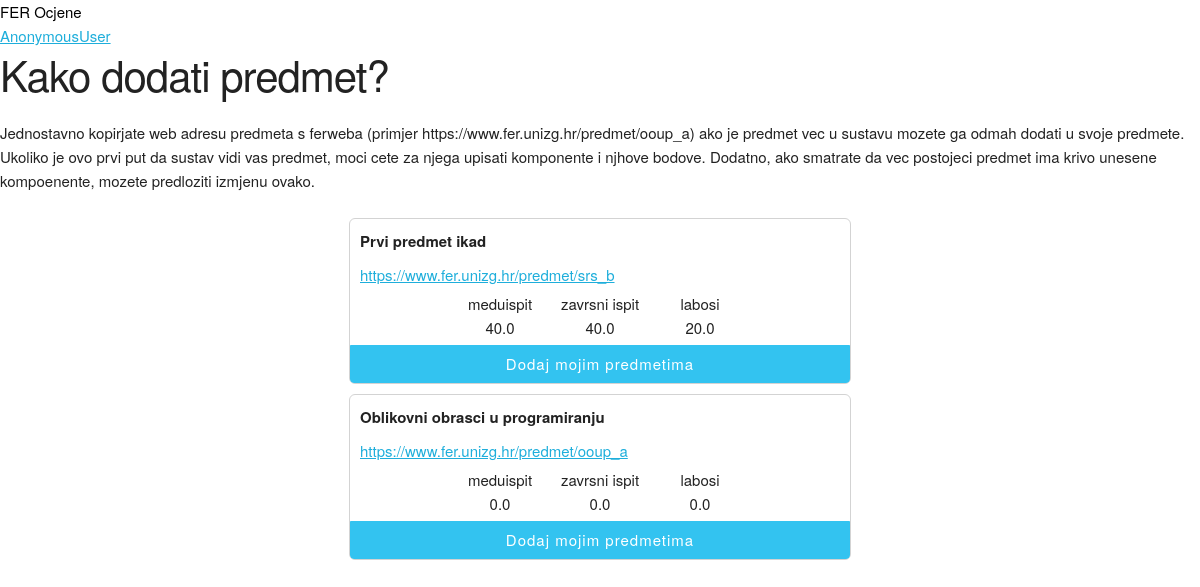
The page / on the database its author committed.
### fer_grades/models.py (models this page shows, shortened)
class Predmet(models.Model):
    name = models.CharField(max_length=100)
    fer_url = models.CharField(max_length=60, unique=True)
    class Meta:
        verbose_name_plural = "Predmeti"

class Komponenta(models.Model):
    name = models.CharField(max_length=200)
    predmet = models.ForeignKey(Predmet, on_delete=models.CASCADE)
    max_points = models.FloatField(default=0)
    class Meta:
        verbose_name_plural = "Komponente"

### fer_grades/views.py (the view)
# urls.py: path('', HomeView.as_view(), name='home'),
class HomeView(TemplateView):
    template_name = "home.html"
    def get(self, request):
        predmeti = Predmet.objects.all()
        return render(request, self.template_name, {'predmeti': predmeti})

### fer_grades/templates/home.html
{% extends "base.html" %}
{% block content %}
<h2>Kako dodati predmet?</h2>
<p>Jednostavno kopirjate web adresu predmeta s ferweba (primjer https://www.fer.unizg.hr/predmet/ooup_a)
    ako je predmet vec u sustavu mozete ga odmah dodati u svoje predmete.
    Ukoliko je ovo prvi put da sustav vidi vas predmet, moci cete za njega upisati komponente i njhove bodove.
    Dodatno, ako smatrate da vec postojeci predmet ima krivo unesene kompoenente, mozete predloziti izmjenu ovako.
</p>
{%for predmet in predmeti %}
<div class="card">
    <div class="card_title">{{predmet.name}}</div>
    <a class="fer_url" href="{{predmet.fer_url}}" target="_blank">{{predmet.fer_url}}</a>
    <div class="card_component_wrapper">
        {%for komponenta in predmet.komponenta_set.all %}
        <div>
            <p>{{komponenta.name}}</p>
            <p>{{komponenta.max_points}}</p>
        </div>
        {% endfor %}
    </div>
    <a href="/add-predmet/{{predmet.id}}/">
        <button class="button-primary add_predmet_btn">Dodaj mojim predmetima</button>
    </a>
</div>
{% endfor %}
{% endblock %}

### fer_grades/templates/base.html (shortened to what this page needs)
{% load static %}
<!DOCTYPE html>
<html>
<head>
    <link rel="stylesheet" href="{% static 'css/skeleton.css' %}">
    <link rel="stylesheet" href="{% static 'css/normalize.css' %}">
    <link rel="stylesheet" href="{% static 'style.css' %}">
</head>
<body>
    <div class="toolbar">
        <a href="/" style="text-decoration:none; color:black">
            FER Ocjene
        </a>
    </div>
<a href="/moj-predmeti"> {{user}}</a>
    {% block content %}
    {% endblock %}
</body>
</html>

### fer_grades/static/css/skeleton.css (style rules this page uses)
html { font-size: 62.5%; }
body { font-size: 1.5em; line-height: 1.6; font-weight: 400; font-family: "Raleway", "HelveticaNeue", "Helvetica Neue", Helvetica, Arial, sans-serif; color: #222; }
h1, h2, h3, h4, h5, h6 { margin-top: 0; margin-bottom: 2rem; font-weight: 300; }
h2 { font-size: 3.6rem; line-height: 1.25; letter-spacing: -.1rem; }
@media (min-width: 550px) { h2 { font-size: 4.2rem; } }
p { margin-top: 0; }
a { color: #1EAEDB; }
.button, button, input[type="submit"], input[type="reset"], input[type="button"] { display: inline-block; height: 38px; padding: 0 30px; color: #555; text-align: center; font-size: 11px; font-weight: 600; line-height: 38px; letter-spacing: .1rem; text-transform: uppercase; text-decoration: none; white-space: nowrap; background-color: transparent; border-radius: 4px; border: 1px solid #bbb; cursor: pointer; box-sizing: border-box; }
.button.button-primary, button.button-primary, input[type="submit"].button-primary, input[type="reset"].button-primary, input[type="button"].button-primary { color: #FFF; background-color: #33C3F0; border-color: #33C3F0; }
button, .button { margin-bottom: 1rem; }
pre, blockquote, dl, figure, table, p, ul, ol, form { margin-bottom: 2.5rem; }

### fer_grades/static/style.css (style rules this page uses)
.card { display: grid; grid-template-rows: auto auto auto auto; width: min(500px, 80vw); margin: 10px auto; border: 1px solid lightgray; border-radius: 6px; }
.fer_url { margin: 0 10px; }
.card p { margin: 0; }
.card_component_wrapper { display: flex; flex-wrap: wrap; justify-content: center; }
.card_component_wrapper div { flex: 0 1 90px; margin: 5px; text-align: center; }
.card_title { margin: 10px; font-weight: bold; }
.add_predmet_btn { border-radius: 0 0 4px 4px; width: 100%; }

### rows shown on the page
Predmet: name "Prvi predmet ikad", fer_url "https://www.fer.unizg.hr/predmet/srs_b"
Komponenta: name "meduispit", max_points "40.0"
Komponenta: name "zavrsni ispit", max_points "40.0"
Komponenta: name "labosi", max_points "20.0"
Predmet: name "Oblikovni obrasci u programiranju", fer_url "https://www.fer.unizg.hr/predmet/ooup_a"
Komponenta: name "meduispit", max_points "0.0"
Komponenta: name "zavrsni ispit", max_points "0.0"
Komponenta: name "labosi", max_points "0.0"

### other values the page prints
{{ user }} "AnonymousUser"
